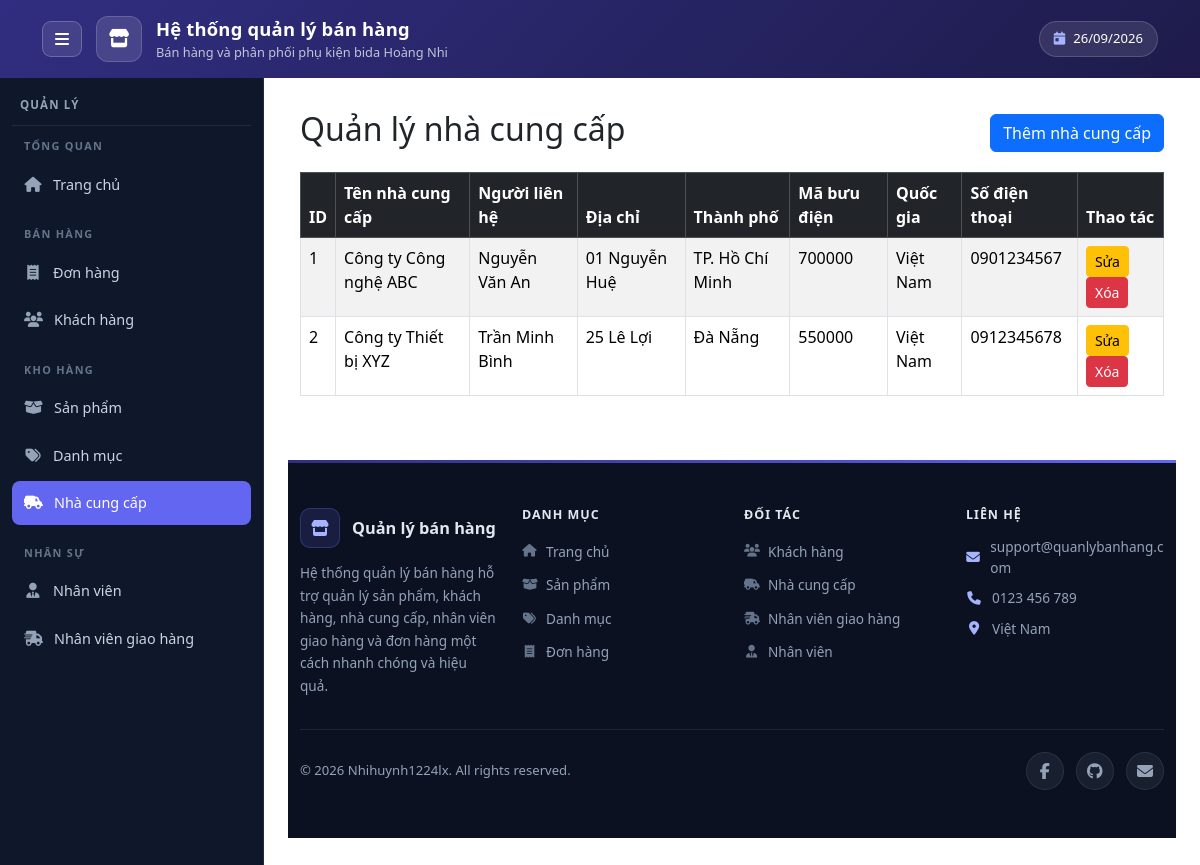
The app's page /admin/suppliers/index.php with its own data.
### tables this page shows
CREATE TABLE suppliers (
    SupplierID INT AUTO_INCREMENT PRIMARY KEY,
    SupplierName VARCHAR(200) NOT NULL,
    ContactName VARCHAR(100),
    Address VARCHAR(200),
    City VARCHAR(100),
    PostalCode VARCHAR(20),
    Country VARCHAR(100),
    Phone VARCHAR(20)
);

### public/admin/suppliers/index.php (the view, shortened to what this page needs)
<?php
require_once '/var/www/src/config/database.php';
$sql = "
    SELECT
        SupplierID,
        SupplierName,
        ContactName,
        Address,
        City,
        PostalCode,
        Country,
        Phone
    FROM suppliers
    ORDER BY SupplierID
";
$result = $conn->query($sql);
require_once '/var/www/src/includes/admin/header.php';
require_once '/var/www/src/includes/admin/navbar.php';
?>
<div class="container mt-4">
    <div class="d-flex justify-content-between align-items-center mb-3">
        <h2>Quản lý nhà cung cấp</h2>
        <a href="/admin/suppliers/create.php" class="btn btn-primary">
            Thêm nhà cung cấp
        </a>
    </div>
    <div class="table-responsive">
        <table class="table table-bordered table-striped">
            <thead class="table-dark">
                <tr>
                    <th>ID</th>
                    <th>Tên nhà cung cấp</th>
                    <th>Người liên hệ</th>
                    <th>Địa chỉ</th>
                    <th>Thành phố</th>
                    <th>Mã bưu điện</th>
                    <th>Quốc gia</th>
                    <th>Số điện thoại</th>
                    <th>Thao tác</th>
                </tr>
            </thead>
            <tbody>
                <?php if ($result && $result->num_rows > 0): ?>
                    <?php while ($supplier = $result->fetch_assoc()): ?>
                        <tr>
                            <td>
                                <?= htmlspecialchars($supplier['SupplierID']) ?>
                            </td>
                            <td>
                                <?= htmlspecialchars($supplier['SupplierName']) ?>
                            </td>
                            <td>
                                <?= htmlspecialchars($supplier['ContactName'] ?? '') ?>
                            </td>
                            <td>
                                <?= htmlspecialchars($supplier['Address'] ?? '') ?>
                            </td>
                            <td>
                                <?= htmlspecialchars($supplier['City'] ?? '') ?>
                            </td>
                            <td>
                                <?= htmlspecialchars($supplier['PostalCode'] ?? '') ?>
                            </td>
                            <td>
                                <?= htmlspecialchars($supplier['Country'] ?? '') ?>
                            </td>
                            <td>
                                <?= htmlspecialchars($supplier['Phone'] ?? '') ?>
                            </td>
                            <td>
                                <a
                                    href="/admin/suppliers/edit.php?id=<?= $supplier['SupplierID'] ?>"
                                    class="btn btn-sm btn-warning"
                                >
                                    Sửa
                                </a>
                                <form
                                    action="/admin/suppliers/delete.php"
                                    method="post"
                                    class="d-inline"
                                    onsubmit="return confirm('Bạn có chắc muốn xóa nhà cung cấp này?');"
                                >
                                    <button
                                        type="submit"
                                        class="btn btn-sm btn-danger"
                                    >
                                        Xóa
                                    </button>
                                </form>
                            </td>
                        </tr>
                    <?php endwhile; ?>
                <?php endif; ?>
            </tbody>
        </table>
    </div>
</div>
<?php
require_once '/var/www/src/includes/admin/footer.php';

### public/assets/css/admin.css (style rules this page uses)
:root { --admin-header-from: #312E81; --admin-header-to: #1E1B4B; --admin-header-text: #FFFFFF; --admin-header-muted: rgba(255, 255, 255, 0.72); --admin-sidebar-w: 264px; --admin-sidebar-w-collapsed: 76px; --admin-nav-bg: #0F172A; --admin-nav-text: #CBD5E1; --admin-nav-icon: #94A3B8; --admin-nav-group: #64748B; --admin-nav-line: rgba(148, 163, 184, 0.14); --admin-nav-hover-bg: rgba(99, 102, 241, 0.20); --admin-nav-hover-text: #FFFFFF; --admin-nav-hover-icon: #A5B4FC; --admin-nav-active-bg: #6366F1; --admin-nav-active-text: #FFFFFF; --admin-footer-bg: #0B1120; --admin-footer-heading: #E2E8F0; --admin-footer-text: #94A3B8; --admin-footer-line: rgba(148, 163, 184, 0.14); --admin-accent: #6366F1; }

### records on screen
suppliers: SupplierID "1", SupplierName "Công ty Công nghệ ABC", ContactName "Nguyễn Văn An", Address "01 Nguyễn Huệ", City "TP. Hồ Chí Minh", PostalCode "700000", Country "Việt Nam", Phone "0901234567"
suppliers: SupplierID "2", SupplierName "Công ty Thiết bị XYZ", ContactName "Trần Minh Bình", Address "25 Lê Lợi", City "Đà Nẵng", PostalCode "550000", Country "Việt Nam", Phone "0912345678"

### other values on screen
$appName "Hệ thống quản lý bán hàng"
$appSubtitle "Bán hàng và phân phối phụ kiện bida Hoàng Nhi"
$group['title'] "TỔNG QUAN"
$item['label'] "Trang chủ"
$group['title'] "BÁN HÀNG"
$item['label'] "Đơn hàng"
$item['label'] "Khách hàng"
$group['title'] "KHO HÀNG"
$item['label'] "Sản phẩm"
$item['label'] "Danh mục"
$item['label'] "Nhà cung cấp"
$group['title'] "NHÂN SỰ"
$item['label'] "Nhân viên"
$item['label'] "Nhân viên giao hàng"
$column['title'] "DANH MỤC"
